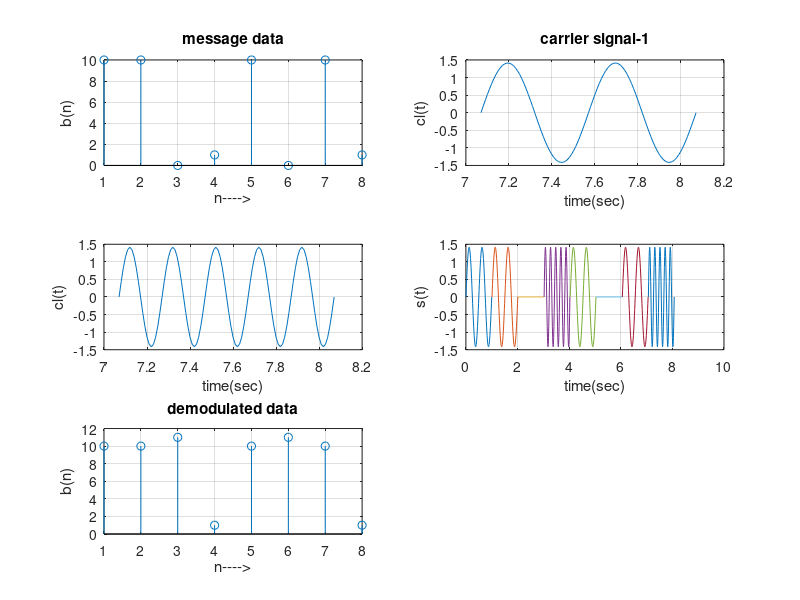

MATLAB code to generate this figure:
% FSK modulation
clc;
clear all;
close all;

Tb = 1;
fc1 = 2;
fc2 = 5;

t = 0:(Tb/100):Tb;

c1 = sqrt(2/Tb)*sin(2*pi*fc1*t);
c2 = sqrt(2/Tb)*sin(2*pi*fc2*t);

N = 8;
m = rand(1, N);
t1 = 0;
t2 = 1;
for i = 1:N
    t = t1:0.01:t2;
    if m(i) > 0.75
        m(i) = 01;
        ms_1 = zeros(1, length(t));
        ms_2 = ones(1, length(t));
    elseif 0.5< m(i) && m(i) <= 0.75
        m(i) = 00;
        ms_1 = zeros(1, length(t));
        ms_2 = zeros(1, length(t));
    elseif 0.25 < m(i) && m(i) <= 0.5
        m(i) = 10;
        ms_1 = ones(1, length(t));
        ms_2 = zeros(1, length(t));
    else
        m(i) = 11;
        ms_1 = ones(1, length(t));
        ms_2 = ones(1, length(t));
    end
    fsk_sig1(i,:) = c1.*ms_1;
    fsk_sig2(i,:) = c2.*ms_2;
    fsk=fsk_sig1+fsk_sig2;
    subplot(3, 2, 4);
    plot(t, fsk(i,:));
    xlabel('time(sec)');
    ylabel('s(t)');
    grid on;
    hold on;
    t1 = t1 + (Tb+.01);
    t2 = t2 + (Tb+.01);
end
hold off
subplot(3, 2, 1);
stem(m);
title('message data');
xlabel('n---->');
ylabel('b(n)');
grid on;
subplot(3, 2, 2);
plot(t, c1);
title('carrier signal-1');
xlabel('time(sec)');
ylabel('cl(t)');
grid on;
subplot(3, 2, 3);
plot(t, c2);
xlabel('time(sec)');
ylabel('cl(t)');
grid on;


%both message symbol 11 and 00 will make x equal to 0. Therefore I cannot divided
%them into two parts. And 0 and 1 are correct area
%demodulation
t3 = 0;
t4 = Tb;
for i = 1:N
    t=t3:(Tb/100):t4;
    x1 = sum(c1.*fsk_sig1(i,:));
    x2 = sum(c2.*fsk_sig2(i,:));
    x = x1 - x2;
    if x >= 0.5
        demod(i)= 10;
    elseif x == 0
        demod(i)= 11;
    elseif x <= -0.5
        demod(i)= 1;
    else
        demod(i)=0;
    end
    t3 = t3+(Tb+.01);
    t4 = t4+(Tb+.01);
end
subplot(3, 2, 5);
stem(demod);
title('demodulated data');
xlabel('n---->');
ylabel('b(n)');
grid on;


disp(m)